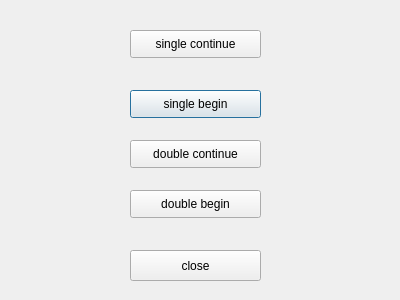
<?xml version="1.0" encoding="UTF-8"?>
<ui version="4.0">
 <class>Dialog</class>
 <widget class="QDialog" name="Dialog">
  <property name="geometry">
   <rect>
    <x>0</x>
    <y>0</y>
    <width>400</width>
    <height>300</height>
   </rect>
  </property>
  <property name="windowTitle">
   <string>Dialog</string>
  </property>
  <widget class="QPushButton" name="pushButton">
   <property name="geometry">
    <rect>
     <x>130</x>
     <y>90</y>
     <width>131</width>
     <height>28</height>
    </rect>
   </property>
   <property name="text">
    <string>single begin</string>
   </property>
  </widget>
  <widget class="QPushButton" name="pushButton_2">
   <property name="geometry">
    <rect>
     <x>130</x>
     <y>250</y>
     <width>131</width>
     <height>31</height>
    </rect>
   </property>
   <property name="text">
    <string>close</string>
   </property>
  </widget>
  <widget class="QPushButton" name="pushButton_3">
   <property name="geometry">
    <rect>
     <x>130</x>
     <y>30</y>
     <width>131</width>
     <height>28</height>
    </rect>
   </property>
   <property name="text">
    <string>single continue</string>
   </property>
  </widget>
  <widget class="QPushButton" name="pushButton_4">
   <property name="geometry">
    <rect>
     <x>130</x>
     <y>140</y>
     <width>131</width>
     <height>28</height>
    </rect>
   </property>
   <property name="text">
    <string>double continue</string>
   </property>
  </widget>
  <widget class="QPushButton" name="pushButton_5">
   <property name="geometry">
    <rect>
     <x>130</x>
     <y>190</y>
     <width>131</width>
     <height>28</height>
    </rect>
   </property>
   <property name="text">
    <string>double begin</string>
   </property>
  </widget>
 </widget>
 <resources/>
 <connections/>
</ui>
